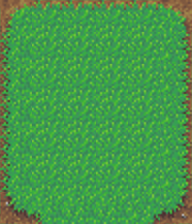

Below is a game level as drawn by its tile map, then a one-line description and the .tmx that defines it (tile-layer data replaced by summaries):
An orthogonal 6x7 tile map with 32x32 px tiles, 1 tile layer (Tile Layer 1).

<map version="1.0" orientation="orthogonal" width="6" height="7" tilewidth="32" tileheight="32">
 <tileset firstgid="1" name="grass-tiles-2-small" tilewidth="32" tileheight="32">
  <image source="grass-tiles-2-small.png" width="384" height="192" />
 </tileset>
 <layer name="Tile Layer 1" width="6" height="7">
  <data>[42 cells, 42 non-empty, 11 distinct tile ids]</data>
 </layer>
</map>
